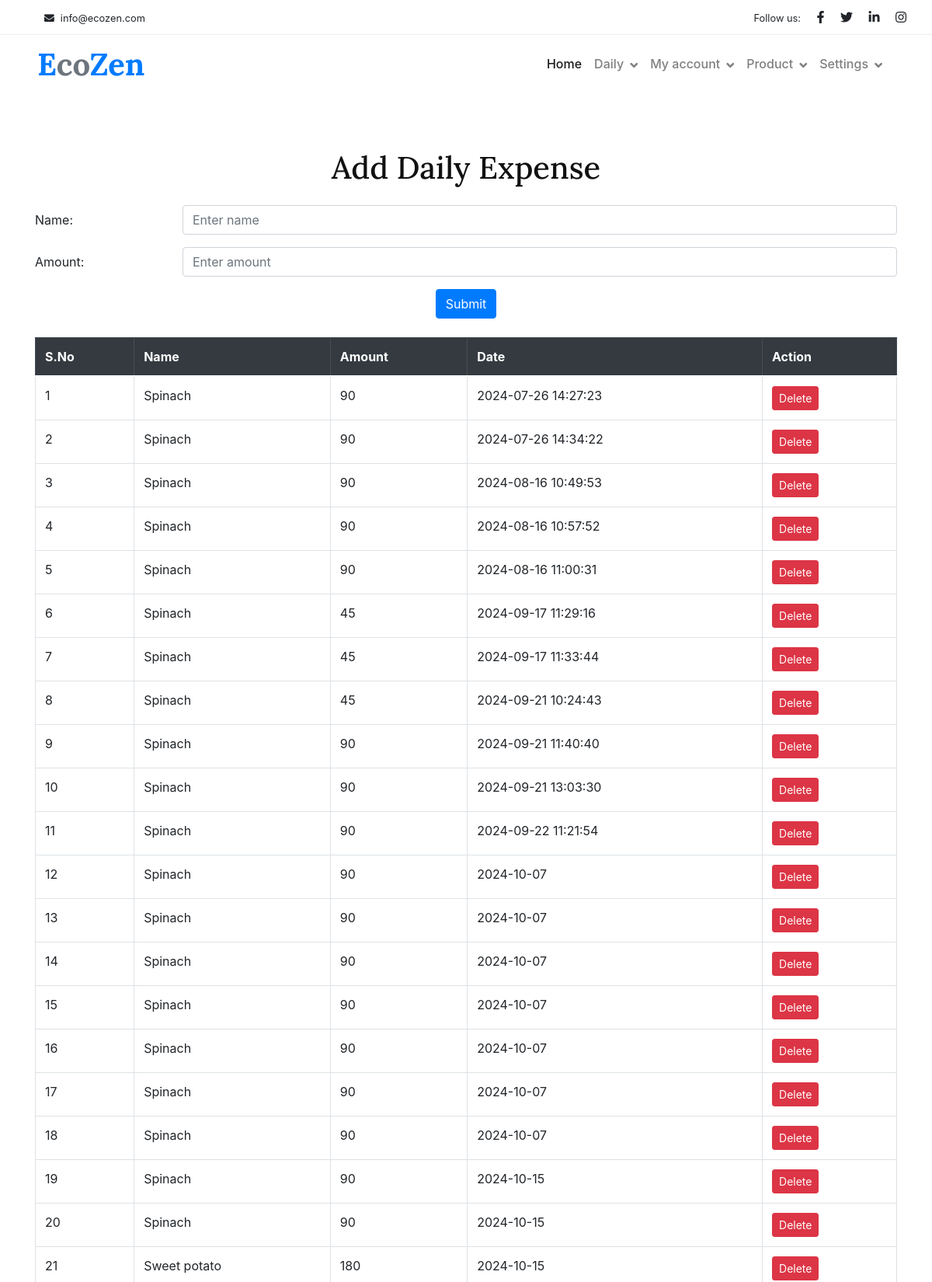
The page /Project/Seller/AddDaily.php (signed in, upper part) on the database its author committed.
### tables this page shows
CREATE TABLE `tbl_daily` (
  `daily_id` int(11) NOT NULL,
  `daily_name` varchar(60) NOT NULL,
  `daily_type` varchar(60) NOT NULL,
  `daily_amt` varchar(60) NOT NULL,
  `daily_datetime` varchar(60) NOT NULL,
  `seller_id` int(11) NOT NULL
);

### Project/Seller/AddDaily.php (the view, shortened to what this page needs)
<?php
include("Head.php");
include("../Assets/Connection/Connection.php");
        ?>
<!DOCTYPE html>
<html lang="en">
<head>
    <link href="https://stackpath.bootstrapcdn.com/bootstrap/4.5.2/css/bootstrap.min.css" rel="stylesheet">
</head>
<body>
<div class="container mt-5">
    <h1 class="text-center mb-4">Add Daily Expense</h1>
    <form method="POST" action="" class="mb-4">
        <div class="form-group row">
            <label for="name" class="col-sm-2 col-form-label">Name:</label>
            <div class="col-sm-10">
                <input type="text" class="form-control" id="name" name="txtname" placeholder="Enter name" required>
            </div>
        </div>
        <div class="form-group row">
            <label for="amount" class="col-sm-2 col-form-label">Amount:</label>
            <div class="col-sm-10">
                <input type="number" class="form-control" id="amount" name="txtamount" placeholder="Enter amount" required>
            </div>
        </div>
        <div class="text-center">
            <button type="submit" name="btnsubmit" class="btn btn-primary">Submit</button>
        </div>
    </form>
    <table class="table table-bordered table-hover">
        <thead class="thead-dark">
        <tr>
            <th>S.No</th>
            <th>Name</th>
            <th>Amount</th>
            <th>Date</th>
            <th>Action</th>
        </tr>
        </thead>
        <tbody>
        <?php
        $sid = $_SESSION['sid'];
        $selQry = "select * from tbl_daily where seller_id = '$sid'";
        $result = $con->query($selQry);
        $i = 0;
        while ($data = $result->fetch_assoc()) {
            $i++;
            ?>
            <tr>
                <td><?php echo $i; ?></td>
                <td><?php echo $data['daily_name']; ?></td>
                <td><?php echo $data['daily_amt']; ?></td>
                <td><?php echo $data['daily_datetime']; ?></td>
                <td>
                    <a href="AddDaily.php?delID=<?php echo $data['seller_id']; ?>" class="btn btn-danger btn-sm">Delete</a>
                </td>
            </tr>
            <?php
        }
        ?>
        </tbody>
    </table>
</div>
<?php include("Foot.php"); ?>
</body>
</html>

### Project/Assets/Templates/Main/css/style.css (style rules this page uses)
:root { --primary: #3CB815; --secondary: #F65005; --light: #F7F8FC; --dark: #111111; }
.btn { font-weight: 500; transition: .5s; }
.btn.btn-primary, .btn.btn-secondary, .btn.btn-outline-primary:hover, .btn.btn-outline-secondary:hover { color: #FFFFFF; }

### rows shown on the page
tbl_daily: daily_name "Spinach", daily_amt "90", daily_datetime "2024-07-26 14:27:23"
tbl_daily: daily_name "Spinach", daily_amt "90", daily_datetime "2024-07-26 14:34:22"
tbl_daily: daily_name "Spinach", daily_amt "90", daily_datetime "2024-08-16 10:49:53"
tbl_daily: daily_name "Spinach", daily_amt "90", daily_datetime "2024-08-16 10:57:52"
tbl_daily: daily_name "Spinach", daily_amt "90", daily_datetime "2024-08-16 11:00:31"
tbl_daily: daily_name "Spinach", daily_amt "45", daily_datetime "2024-09-17 11:29:16"
tbl_daily: daily_name "Spinach", daily_amt "45", daily_datetime "2024-09-17 11:33:44"
tbl_daily: daily_name "Spinach", daily_amt "45", daily_datetime "2024-09-21 10:24:43"
tbl_daily: daily_name "Spinach", daily_amt "90", daily_datetime "2024-09-21 11:40:40"
tbl_daily: daily_name "Spinach", daily_amt "90", daily_datetime "2024-09-21 13:03:30"
tbl_daily: daily_name "Spinach", daily_amt "90", daily_datetime "2024-09-22 11:21:54"
tbl_daily: daily_name "Spinach", daily_amt "90", daily_datetime "2024-10-07"
tbl_daily: daily_name "Spinach", daily_amt "90", daily_datetime "2024-10-07"
tbl_daily: daily_name "Spinach", daily_amt "90", daily_datetime "2024-10-07"
tbl_daily: daily_name "Spinach", daily_amt "90", daily_datetime "2024-10-07"
tbl_daily: daily_name "Spinach", daily_amt "90", daily_datetime "2024-10-07"
tbl_daily: daily_name "Spinach", daily_amt "90", daily_datetime "2024-10-07"
tbl_daily: daily_name "Spinach", daily_amt "90", daily_datetime "2024-10-07"
tbl_daily: daily_name "Spinach", daily_amt "90", daily_datetime "2024-10-15"
tbl_daily: daily_name "Spinach", daily_amt "90", daily_datetime "2024-10-15"
tbl_daily: daily_name "Sweet potato", daily_amt "180", daily_datetime "2024-10-15"
